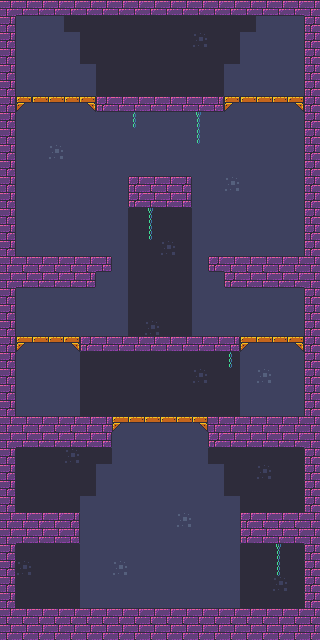

A level layout from a 2D game, rendered from its tile map. Below: a short description, then the map file with tile-grid data replaced by summaries:
An orthogonal 20x40 tile map with 16x16 px tiles, 3 tile layers (background, solid, props) and 14 objects (6x Spikes, 6x Coin, Player, Exit).

<map version="1.2" tiledversion="1.2.1" orientation="orthogonal" renderorder="right-down" width="20" height="40" tilewidth="16" tileheight="16" infinite="0" nextlayerid="18" nextobjectid="40">
 <tileset firstgid="1" name="tileset" tilewidth="16" tileheight="16" tilecount="66" columns="6">
  <image source="../images/tileset.png" width="96" height="176" />
 </tileset>
 <layer id="9" name="background" width="20" height="40">
  <data>[800 cells, 800 non-empty, 4 distinct tile ids]</data>
 </layer>
 <layer id="11" name="solid" width="20" height="40" locked="1">
  <data>[800 cells, 246 non-empty, 17 distinct tile ids]</data>
 </layer>
 <layer id="10" name="props" width="20" height="40" locked="1">
  <data>[800 cells, 8 non-empty, 2 distinct tile ids]</data>
 </layer>
 <objectgroup id="2" name="objects">
  <object id="8" type="Spikes" gid="51" x="224" y="544" width="16" height="16">
   <properties>
    <property name="orientation" value="right" />
   </properties>
  </object>
  <object id="9" type="Player" gid="58" x="32" y="608" width="16" height="16" />
  <object id="10" type="Coin" gid="16" x="256" y="576" width="16" height="16" />
  <object id="29" type="Spikes" gid="51" x="224" y="528" width="16" height="16">
   <properties>
    <property name="orientation" value="right" />
   </properties>
  </object>
  <object id="30" type="Coin" gid="16" x="48" y="576" width="16" height="16" />
  <object id="31" type="Spikes" gid="50" x="80" y="544" width="16" height="16">
   <properties>
    <property name="orientation" value="left" />
   </properties>
  </object>
  <object id="32" type="Spikes" gid="50" x="80" y="528" width="16" height="16">
   <properties>
    <property name="orientation" value="left" />
   </properties>
  </object>
  <object id="33" type="Spikes" gid="50" x="16" y="416" width="16" height="16">
   <properties>
    <property name="orientation" value="left" />
   </properties>
  </object>
  <object id="34" type="Spikes" gid="51" x="288" y="416" width="16" height="16">
   <properties>
    <property name="orientation" value="right" />
   </properties>
  </object>
  <object id="35" type="Coin" gid="16" x="160" y="400" width="16" height="16" />
  <object id="36" type="Coin" gid="16" x="144" y="400" width="16" height="16" />
  <object id="37" type="Exit" gid="61" x="160" y="96" width="16" height="16" />
  <object id="38" type="Coin" gid="16" x="256" y="240" width="16" height="16" />
  <object id="39" type="Coin" gid="16" x="48" y="240" width="16" height="16" />
 </objectgroup>
</map>
